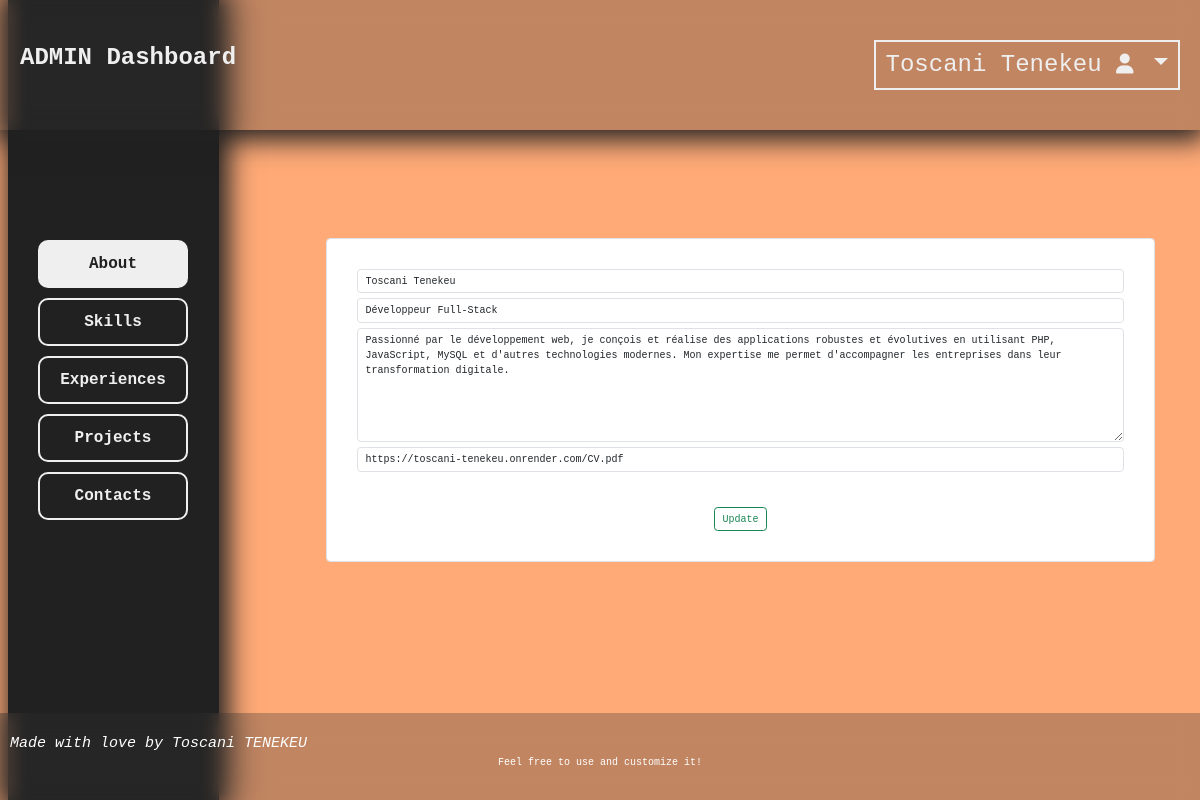
The page /dashboard/views/main.php (signed in) on the database its author committed.
### tables this page shows
CREATE TABLE `about` (
  `id` int(11) NOT NULL,
  `user_id` int(11) NOT NULL,
  `full_name` varchar(100) DEFAULT NULL,
  `title` varchar(100) DEFAULT NULL,
  `description` text DEFAULT NULL,
  `cv_link` varchar(100) DEFAULT NULL,
  `date` timestamp NOT NULL DEFAULT current_timestamp() ON UPDATE current_timestamp()
);

### dashboard/views/main.php (the view, shortened to what this page needs)
<?php
require '../../db/connection.php';
    $stmt = $pdo->prepare("SELECT * FROM about WHERE user_id = ? LIMIT 1");
    $stmt->execute([$_SESSION['user_id']]);
    $about = $stmt->fetch();
?>
<!DOCTYPE html>
<html lang="en">
<head>
    <link href="https://cdn.jsdelivr.net/npm/bootstrap@5.3.2/dist/css/bootstrap.min.css" rel="stylesheet"
>
    <link rel="stylesheet" href="https://cdnjs.cloudflare.com/ajax/libs/font-awesome/6.4.2/css/all.min.css"
 />
    <link rel="stylesheet" href="../assets/css/main.css">
</head>
<body>
    <header class="header container-fluid">
    <nav class="nav">
            <p>ADMIN Dashboard</p>
            <div class="dropdown">
                <button class="dropdown-toggle user-btn" type="button" id="userMenuButton" data-bs-toggle="dropdown" aria-expanded="false">
                    <span>
                        <?php echo isset($_SESSION['user_full_name']) ? $_SESSION['user_full_name']." "."<i class='fas fa-user' style='font-size: 2rem;'></i>" : "Welcome back !"; ?>
                    </span>
                </button>
            </div>
        </nav>
    </header>
    <main class="main container-fluid">
        <div class="left-side">
            <div class="navigation-link">
                <a href="./main.php" class="active">About</a>
                <a href="./skills.php">Skills</a>
                <a href="./experiences.php">Experiences</a>
                <a href="./projects.php">Projects</a>
                <a href="./contacts.php">Contacts</a>
            </div>
        </div>
        <div class="right-side">
            <div class="text-center text-lg container-fluid">
                <form action="" method="POST" class="form-control shadow-md p-5">
                    <input type="text" name="full_name" id="full_name" class="form-control mb-2"
                           placeholder="Full name" value="<?= htmlspecialchars($about['full_name'] ?? '') ?>">
                    <input type="text" name="title" id="title" class="form-control mb-2"
                           placeholder="Your job title ex: Full-Stack Developer" value="<?= htmlspecialchars($about['title'] ?? '') ?>">
                    <textarea rows="7" name="description" id="description" class="form-control mb-2"
                              placeholder="Talk us more about you (little Biographie)"><?= htmlspecialchars($about['description'] ?? '') ?></textarea>
                    <input type="text" name="cv_link" id="cv_link" class="form-control mb-2"
                           placeholder="Where is your cv located? (Give the path ex: ../assets/file/cv.pdf)"
                           value="<?= htmlspecialchars($about['cv_link'] ?? '') ?>">
                    <button type="submit" class="btn btn-outline-success mt-5">Update</button>
                </form>
            </div>
        </div>
    </main>
    <footer class="footer container-fluid">
        <em class="text-white" style="font-size: 1.5rem;">Made with love by Toscani TENEKEU</em>
        <p class="text-white text-center">Feel free to use and customize it!</p>
    </footer>
</body>
</html>

### dashboard/assets/css/main.css (style rules this page uses)
* { padding: 0; margin: 0; box-sizing: border-box; border: 0; text-decoration: none !important; }
html { font-size: 10px !important; }
body { display: flex; background: #FFAA77; height: 100vh; width: auto; flex-direction: column; align-items: center; overflow: auto; font-family: 'Courier New', Courier, monospace; }
.header { padding: 4rem 2rem; width: 100%; background-color: rgba(50, 50, 50, .3) !important; backdrop-filter: blur(10px) !important; box-shadow: 0 5px 25px 5px #212121 !important; position: fixed; z-index: 999; }
.header > .nav { display: flex; flex-direction: row; justify-content: space-between; text-align: center; font-size: x-large; }
.nav p { color: #EFEFEF; font-weight: bold; }
.nav button { color: #EFEFEF; background: transparent; border: 2px solid #EFEFEF; text-align: center; padding: .5rem 1rem; }
.main { flex: 1; display: flex; flex-direction: row; gap: 10rem; }
.main > .left-side { flex: 1; background-color: #212121; box-shadow: 5px 0px 25px 5px #212121 !important; height: 100%; display: flex; align-items: center; justify-content: center; box-sizing: border-box; flex-wrap: wrap; }
.left-side > .navigation-link { position: fixed; background: transparent!; top: 30%; display: flex; flex-direction: column; gap: 1rem; justify-content: space-evenly; }
.navigation-link > a { padding: 1rem 2rem; border-radius: 1rem; background-color: transparent; border: 2px solid #EFEFEF; color: #EFEFEF; font-weight: bold; text-align: center; font-size: medium; }
.main > .right-side { flex: 4; display: flex; justify-content: center; align-items: center; text-align: center; flex-direction: column; flex-wrap: wrap; padding-top: 10%; padding-bottom: 10%; overflow-y: scroll; padding-right: 3rem; }
.navigation-link > .active { background: #EFEFEF; color: #212121; }
.footer { background-color: rgba(50, 50, 50, .3) !important; backdrop-filter: blur(10px) !important; padding: 2rem 1rem; width: 100%; position: fixed; bottom: 0; z-index: 999; }

### rows shown on the page
about: full_name "Toscani Tenekeu", title "Développeur Full-Stack", description "Passionné par le développement web, je conçois et réalise des applications robustes et évolutives en utilisant PHP, JavaScript, MySQL et d'autres technologies modernes. Mon expertise me permet d'accompagner les entreprises dans leur transformation digitale.", cv_link "https://toscani-tenekeu.onrender.com/CV.pdf"

### other values the page prints
$_SESSION['user_full_name'] "Toscani Tenekeu"
